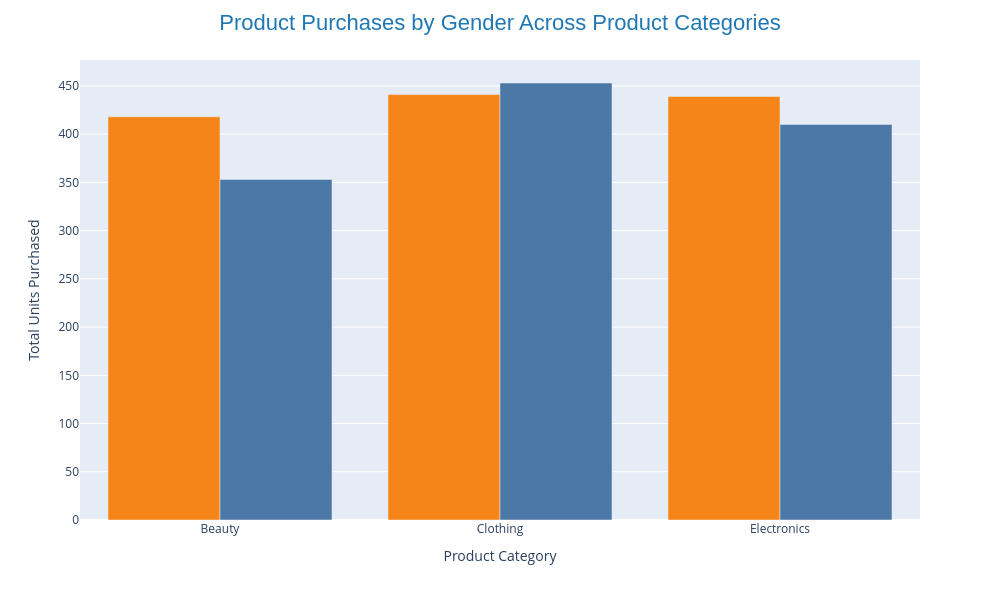

The notebook cell this image was saved under:
### Code cell
fig=px.bar(data_frame=df_purchase,x='Product Category',y="Quantity",barmode="group",color="Gender",    color_discrete_map={
      "Male":"#4C78A8",
    "Female":"#F58518"
})
fig.update_layout(
    title="Product Purchases by Gender Across Product Categories",
    title_font=dict(
            size=22,
            color="#1F77B4",
            family="Arial"
        ),
    showlegend=False,
    width=1000,
    height=600,
    title_x=0.5

)
fig.update_yaxes(
    title="Total Units Purchased"
)
fig.show()

### Figure 1 — Plotly figure (JSON) as saved in the notebook; plotly's stock layout.template omitted (floating-point values rounded to 4 significant figures)
{"data": [{"alignmentgroup": "True", "hovertemplate": "Gender=Female<br>Product Category=%{x}<br>Quantity=%{y}<extra></extra>", "legendgroup": "Female", "marker": {"color": "#F58518", "pattern": {"shape": ""}}, "name": "Female", "offsetgroup": "Female", "orientation": "v", "showlegend": true, "textposition": "auto", "type": "bar", "x": ["Beauty", "Clothing", "Electronics"], "xaxis": "x", "y": [418, 441, 439], "yaxis": "y"}, {"alignmentgroup": "True", "hovertemplate": "Gender=Male<br>Product Category=%{x}<br>Quantity=%{y}<extra></extra>", "legendgroup": "Male", "marker": {"color": "#4C78A8", "pattern": {"shape": ""}}, "name": "Male", "offsetgroup": "Male", "orientation": "v", "showlegend": true, "textposition": "auto", "type": "bar", "x": ["Beauty", "Clothing", "Electronics"], "xaxis": "x", "y": [353, 453, 410], "yaxis": "y"}], "layout": {"barmode": "group", "height": 600, "legend": {"title": {"text": "Gender"}, "tracegroupgap": 0}, "margin": {"t": 60}, "showlegend": false, "title": {"font": {"color": "#1F77B4", "family": "Arial", "size": 22}, "text": "Product Purchases by Gender Across Product Categories", "x": 0.5}, "width": 1000, "xaxis": {"anchor": "y", "domain": [0, 1], "title": {"text": "Product Category"}}, "yaxis": {"anchor": "x", "domain": [0, 1], "title": {"text": "Total Units Purchased"}}}}
